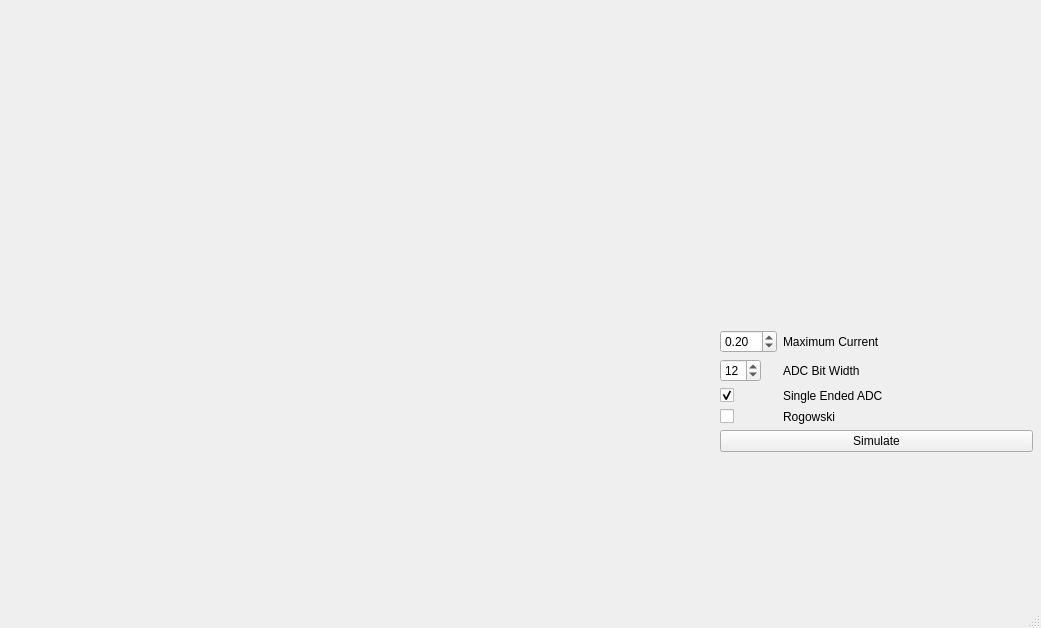
<?xml version="1.0" encoding="UTF-8"?>
<ui version="4.0">
 <class>MainWindow</class>
 <widget class="QMainWindow" name="MainWindow">
  <property name="geometry">
   <rect>
    <x>0</x>
    <y>0</y>
    <width>1041</width>
    <height>628</height>
   </rect>
  </property>
  <property name="windowTitle">
   <string>MainWindow</string>
  </property>
  <widget class="QWidget" name="centralwidget">
   <widget class="QWidget" name="formLayoutWidget">
    <property name="geometry">
     <rect>
      <x>720</x>
      <y>330</y>
      <width>313</width>
      <height>238</height>
     </rect>
    </property>
    <layout class="QFormLayout" name="formLayout">
     <item row="0" column="0">
      <widget class="QDoubleSpinBox" name="max_current_spinbox">
       <property name="decimals">
        <number>2</number>
       </property>
       <property name="singleStep">
        <double>0.100000000000000</double>
       </property>
       <property name="value">
        <double>0.200000000000000</double>
       </property>
      </widget>
     </item>
     <item row="0" column="1">
      <widget class="QLabel" name="max_current_label">
       <property name="text">
        <string>Maximum Current</string>
       </property>
      </widget>
     </item>
     <item row="1" column="0">
      <widget class="QSpinBox" name="adc_bw_spinbox">
       <property name="maximum">
        <number>24</number>
       </property>
       <property name="value">
        <number>12</number>
       </property>
      </widget>
     </item>
     <item row="1" column="1">
      <widget class="QLabel" name="adc_bw_label">
       <property name="text">
        <string>ADC Bit Width</string>
       </property>
      </widget>
     </item>
     <item row="3" column="0">
      <widget class="QCheckBox" name="rogowski_checkbox">
       <property name="text">
        <string/>
       </property>
      </widget>
     </item>
     <item row="3" column="1">
      <widget class="QLabel" name="rogowski_label">
       <property name="text">
        <string>Rogowski</string>
       </property>
      </widget>
     </item>
     <item row="4" column="0" colspan="2">
      <widget class="QPushButton" name="simulate_button">
       <property name="text">
        <string>Simulate</string>
       </property>
      </widget>
     </item>
     <item row="2" column="0">
      <widget class="QCheckBox" name="adc_single_ended_checkbox">
       <property name="text">
        <string/>
       </property>
       <property name="checked">
        <bool>true</bool>
       </property>
      </widget>
     </item>
     <item row="2" column="1">
      <widget class="QLabel" name="adc_single_ended_label">
       <property name="text">
        <string>Single Ended ADC</string>
       </property>
      </widget>
     </item>
    </layout>
   </widget>
   <widget class="QWidget" name="graph_widget" native="true">
    <property name="geometry">
     <rect>
      <x>29</x>
      <y>19</y>
      <width>681</width>
      <height>551</height>
     </rect>
    </property>
   </widget>
  </widget>
  <widget class="QMenuBar" name="menubar">
   <property name="geometry">
    <rect>
     <x>0</x>
     <y>0</y>
     <width>1041</width>
     <height>22</height>
    </rect>
   </property>
  </widget>
  <widget class="QStatusBar" name="statusbar"/>
 </widget>
 <resources/>
 <connections/>
</ui>
